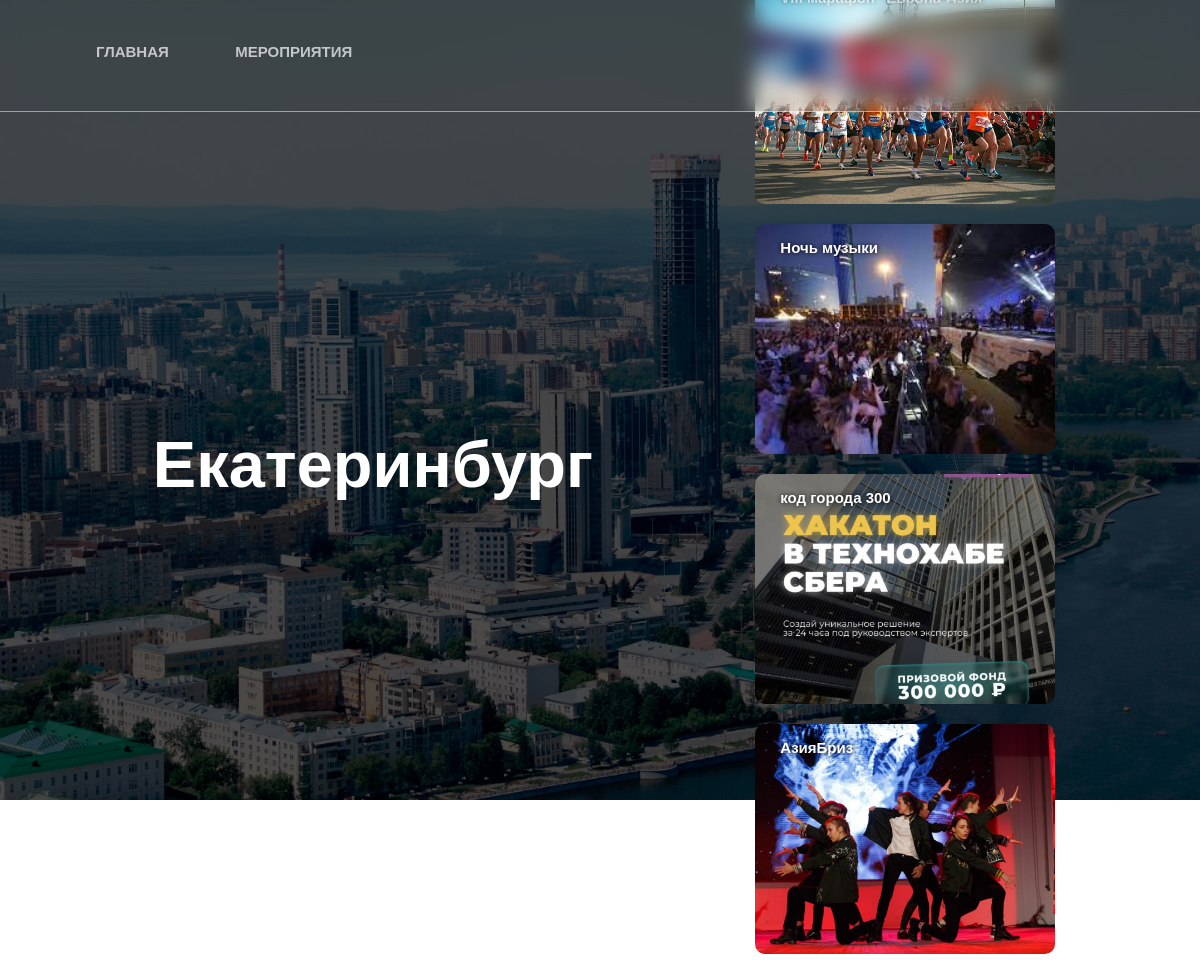
/, run on an earlier commit of the app's database.
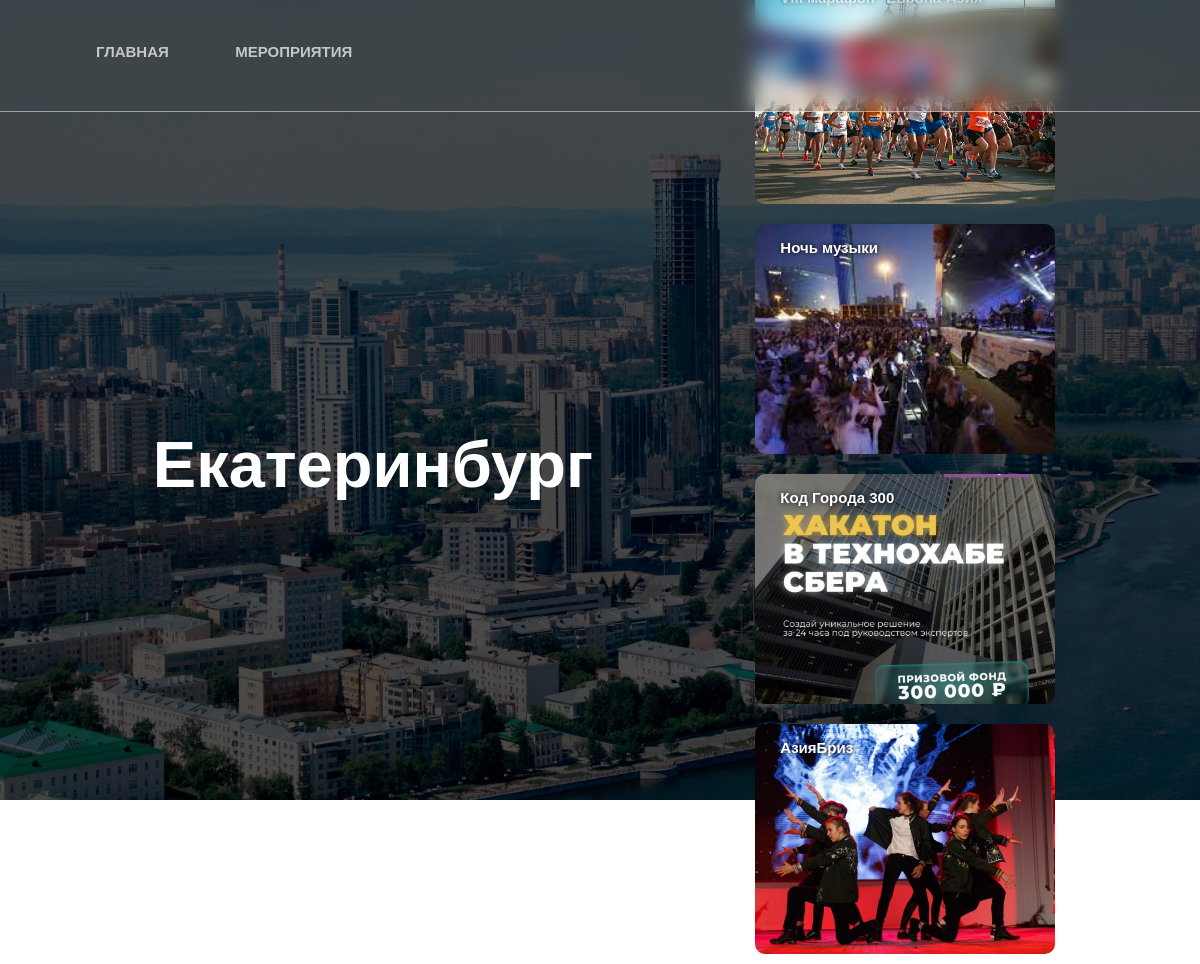
And on a later commit of the database.
### events/models.py (models this page shows, shortened)
class Event(models.Model):
    CATEGORY = [
        ["Sport", "Спорт"],
        ["Culture", "Культура"],
        ["Education", "Образование"],
        ["Hobby", "Хобби"]
    ]
    time_create = DateTimeField("Date of creation", auto_now_add=True, null=True, blank=True)
    time_update = DateTimeField("Date of update", auto_now=True, null=True, blank=True)
    name = CharField("Name", max_length=255, null=True, blank=True)
    category = models.CharField("Category", max_length=255, null=True, blank=True, choices=CATEGORY)
    description = models.TextField("Description", max_length=255, null=True, blank=True)
    image = models.ImageField(upload_to=get_img_path, null=True, blank=True)
    start_datetime = models.DateTimeField(null=True, blank=True)
    end_datetime = models.DateTimeField(null=True, blank=True)
    map_code = models.TextField(blank=True, null=True)
    def __str__(self):
        return self.name
    class Meta:
        verbose_name = "Мероприятие"
        verbose_name_plural = "Мероприятия"
    @classmethod
    def get_last_from(cls, category):
        events = [i for i in cls.objects.all() if i.category == category]
        if events:
            print(sorted(events, key=lambda event: event.start_datetime)[0])
            return sorted(events, key=lambda event: event.start_datetime)[0]

### main/views.py (the view)
# urls.py: path('', include('main.urls'))
def main(request):
    sport = Event.get_last_from("Sport")
    culture = Event.get_last_from("Culture")
    education = Event.get_last_from("Education")
    hobby = Event.get_last_from("Hobby")
    context = {"sport": sport, "culture": culture, "education": education, "hobby": hobby}
    print(context)
    return render(request, "main/main.html", context)

### main/templates/main/main.html (shortened to what this page needs)
{% extends "main/base.html" %}
{% load static %}
{% block content %}
<div class="body_main">
    <header class="main_header">
        <a class="menu_btn" href="{% url 'main' %}">ГЛАВНАЯ</a>
        <a class="menu_btn" href="{% url 'events' %}">МЕРОПРИЯТИЯ</a>
    </header>
    <div class="main_row">
        <div class="col">
            <h1 class="h1_city_name">Екатеринбург</h1>
        </div>
        <div class="col">
            <div class="card" style="background-image: url({{sport.image.url}});">
                <p>{{ sport.name }}</p>
            </div>
            <div class="card" style="background-image: url({{culture.image.url}});">
                <p>{{ culture.name }}</p>
            </div>
            <div class="card" style="background-image: url({{education.image.url}});">
                <p>{{ education.name }}</p>
            </div>
            <div class="card" style="background-image: url({{hobby.image.url}});">
                <p>{{ hobby.name }}</p>
            </div>
        </div>
    </div>
</div>
{% endblock %}

What changed in the data, as far as the page shows it:
changed Event: name "код города 300" → "Код Города 300"
